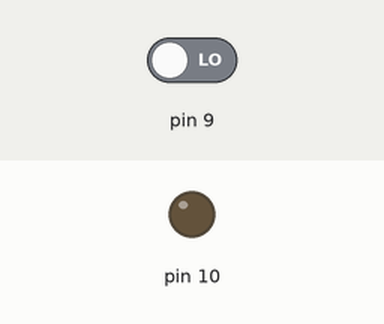
A sketch run on a simulated Arduino Uno, built with avr-gcc and run on an emulated ATmega328P. Parts: output pins drawn as LEDs (lit = HIGH). Dashed ring = blinking. The inputs (shaded band) are chosen by the test bench; at power-on: pin 9 LOW.

Above: at 1.2 s.
1.3 s: pin 9 driven HIGH
At 1.5 s:
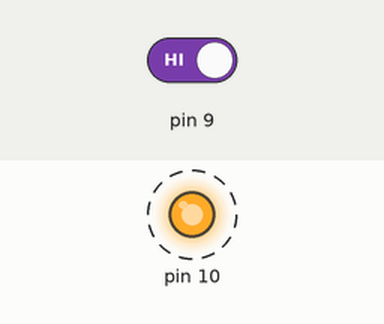
4.3 s: pin 9 driven LOW
At 4.3 s:
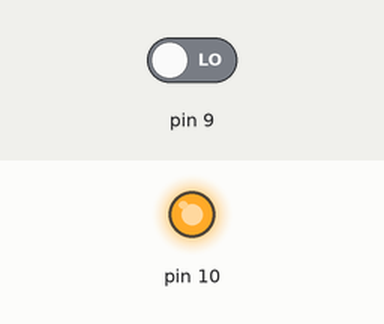
Timing chart, 0 to 7.3 s (numbered marks = the images above; inputs shaded):
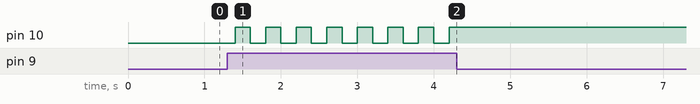

The sketch:

8.5.ino
```cpp
int state = 0;
void setup() {
  // put your setup code here, to run once:
  pinMode(9,INPUT);
  pinMode(10,OUTPUT);
}

void loop() {
  // put your main code here, to run repeatedly:
  if(digitalRead(9)){
    state = !state;
  }
  digitalWrite(10,state);
  delay(200);
}
```

Measured:
- after the input at 1.3 s, pin 10: alternates HIGH for 0.20 s and LOW for 0.20 s, starting after 0.10 s
- after the input at 4.3 s, pin 10: stops changing and stays HIGH
